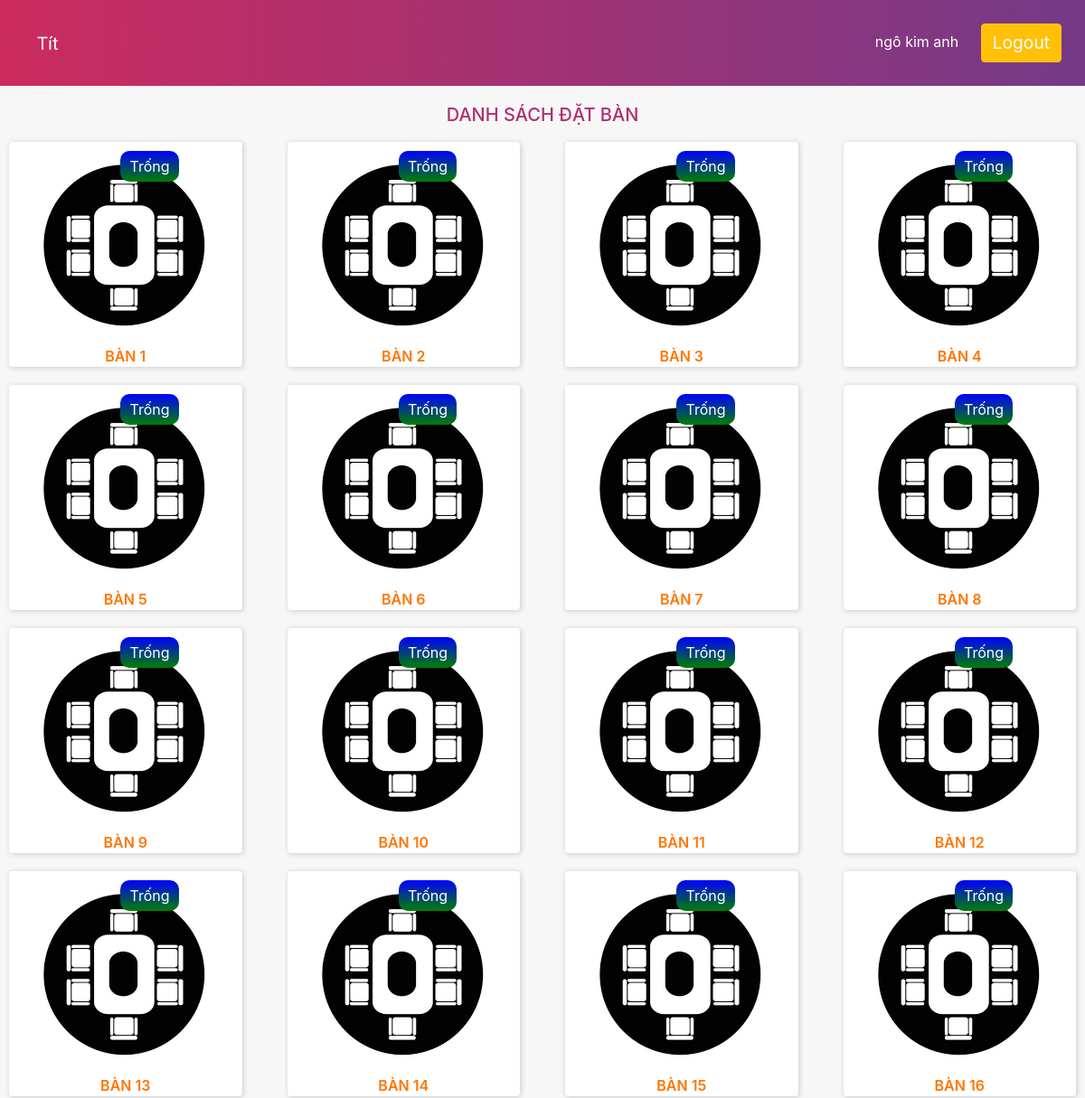
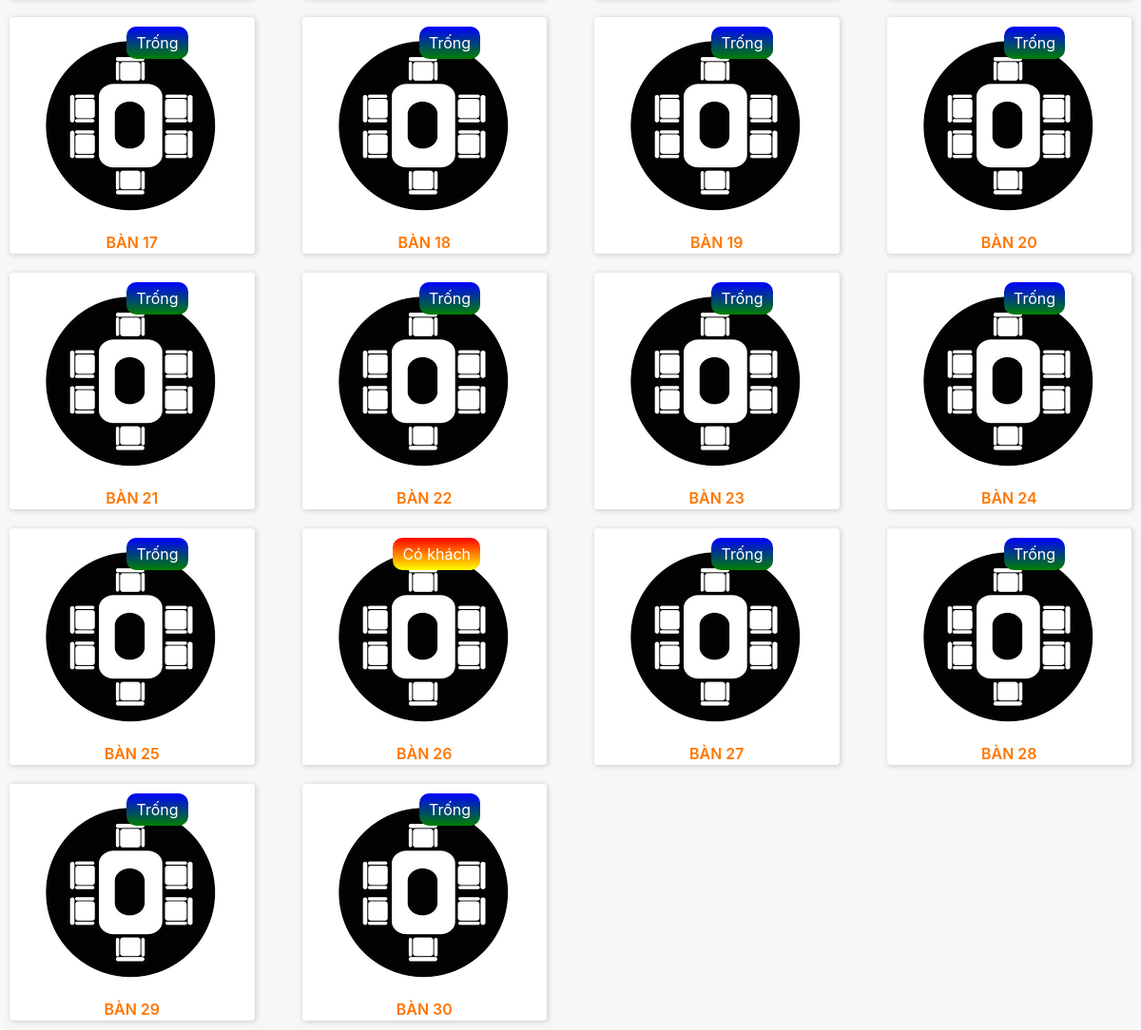
The page /php/check_book.php (signed in) on the database its author committed (2 pictures, top to bottom).
### tables this page shows
CREATE TABLE `user` (
  `id_user` int(11) NOT NULL,
  `ten_user` varchar(50) NOT NULL,
  `sdt_user` varchar(50) NOT NULL,
  `email_user` varchar(50) NOT NULL,
  `matkhau` varchar(50) NOT NULL,
  `quyen_user` tinyint(4) NOT NULL
);

CREATE TABLE `banan` (
  `id_banan` int(11) NOT NULL,
  `ten_banan` varchar(50) NOT NULL,
  `ghichu` int(11) NOT NULL
);

### php/select_book.php (the view, shortened to what this page needs)
<?php
    require("connect.php") ;
    $sql="SELECT banan.*, min(oder.trangthai) as trangthai FROM banan LEFT JOIN oder on banan.id_banan = oder.id_banan   GROUP BY banan.id_banan ORDER BY banan.id_banan";
    $result = mysqli_query($conn,$sql);
    if (mysqli_num_rows($result) > 0){
        while ($row = mysqli_fetch_assoc($result)){
            $id_banan=$row['id_banan'];
            $ten_banan = $row['ten_banan'];
?>
            <div class='col-lg-3 col-md-4'>
                <div class='table__item' >
                <a href='book_product.php?id_ban=<?php echo $id_banan; ?>' class='table__link' >
                        <img src='../image/icon_table.png' alt=''>
                        <div style="text-align:center; text-transform: uppercase;font-weight: 600;color: #ff7600;"><?php echo $ten_banan; ?></div>
                        <?php
                            if($row['trangthai']==1||$row['trangthai']==2){
                                echo '<p style="color: white;position: absolute;top: 20px;right: 95px;padding: 5px 10px; background-image: linear-gradient(red, yellow);border-radius: 10px;">Có khách</p>';
                            }else{
                                    echo '<p style="color: white;position: absolute;top: 20px;right: 95px;padding: 5px 10px; background-image: linear-gradient(blue, green);border-radius: 10px;">Trống</p>';
                            }
                            ?>
                </a>
                </div>
            </div>
        <?php
        }
    }
    else{
        echo" 0 result";
        }
?>

### php/check_book.php (shortened to what this page needs)
<?php
    require("session_user.php");
if(isset($_SESSION['login_user'])){
  $sql2="SELECT * FROM user where sdt_user = ".$_SESSION['login_user'];
  $result2 = $conn->query($sql2);
  $data = $result2->fetch_assoc();
}else{
 header("location: login.php");
}
 ?>
<!DOCTYPE html>
<html lang="en">
<head>
     <link rel="stylesheet" href="../css/style.css">
    <link rel="stylesheet" href="../css/header_user.css">
    <link rel="stylesheet" href="../css/book_product.css">
    <link rel="stylesheet" href="../css/check_book.css">
    <?php require("../css/style.php"); ?>
</head>
<body>
        <?php
require("header_checkbook.php")
         ?>
        <div class="checkbook__body ">
            <div class="checkbook__header">
                <h4 class="header__text" style="text-align:center;">DANH SÁCH ĐẶT BÀN</h4>
            </div>
        <div class="row">
            <?php require("select_book.php");?>
            </div>
        </div>
</body>
</html>

### css/style.php (shortened to what this page needs)
<link rel="stylesheet" href="https://maxcdn.bootstrapcdn.com/bootstrap/4.0.0/css/bootstrap.min.css">

### php/header_checkbook.php
<nav class="navbar navbar-expand-lg navbar-custom" style="display: flex; justify-content: space-between;"> <a class='navbar-brand' href="check_book.php">Tít </a>
    <div class="">
    <?php if(isset($_SESSION['login_user'])): ?>
        <ul class="navbar-nav nav mr-auto">
        <li class="reg_form">
            <label for="" style="margin-right: 20px;color: white;"><?=$data['ten_user']?></label>
            <a class="btn btn-warning" href="logout.php" >Logout</a>
            </li>
        </ul>
    <?php endif; ?>
    </div>
</nav>

### css/style.css (style rules this page uses)
* { margin: 0; padding: 0; }
.reg_form>a { font-size: 1.2em; margin-right: 10px; }
.navbar-brand { font-family: 'Sriracha',sans-serif; font-size: 2.5em; color: white !important; padding-left: 25px; font-weight: normal; }
.navbar-custom { background: linear-gradient(to right, rgb(204, 43, 94), rgb(117, 58, 136)); height: 95px; width: 100%; z-index: 999; }
.navbar-nav>li>a { color: white; }

### css/check_book.css (style rules this page uses)
.checkbook__body { background-color: rgb(247,247,248); height:70%; margin-top:30px; margin:auto; text-align: center; border-radius:5px ; }
.header__text { text-align: center; padding-top: 20px; font-weight: 500; font-size: 20px; color: #ad306d; }
.table__item { padding:0; background: white; text-align: center; box-shadow: 1px 1px 5px 1px #d4d4d4; border-radius: 4px; margin: 10px; }
.table__link { text-decoration: none; color:black; }

### css/style.php (style rules this page uses)
body,html { width: 100% !important; margin: 0px !important; padding: 0px !important; overflow-x: hidden !important; }

### rows shown on the page
user: ten_user "ngô kim anh"
banan: ten_banan "BÀN 1", shows "Trống"
banan: ten_banan "BÀN 2", shows "Trống"
banan: ten_banan "BÀN 3", shows "Trống"
banan: ten_banan "BÀN 4", shows "Trống"
banan: ten_banan "BÀN 5", shows "Trống"
banan: ten_banan "BÀN 6", shows "Trống"
banan: ten_banan "BÀN 7", shows "Trống"
banan: ten_banan "BÀN 8", shows "Trống"
banan: ten_banan "BÀN 9", shows "Trống"
banan: ten_banan "BÀN 10", shows "Trống"
banan: ten_banan "BÀN 11", shows "Trống"
banan: ten_banan "BÀN 12", shows "Trống"
banan: ten_banan "BÀN 13", shows "Trống"
banan: ten_banan "BÀN 14", shows "Trống"
banan: ten_banan "BÀN 15", shows "Trống"
banan: ten_banan "BÀN 16", shows "Trống"
banan: ten_banan "BÀN 17", shows "Trống"
banan: ten_banan "BÀN 18", shows "Trống"
banan: ten_banan "BÀN 19", shows "Trống"
banan: ten_banan "BÀN 20", shows "Trống"
banan: ten_banan "BÀN 21", shows "Trống"
banan: ten_banan "BÀN 22", shows "Trống"
banan: ten_banan "BÀN 23", shows "Trống"
banan: ten_banan "BÀN 24", shows "Trống"
banan: ten_banan "BÀN 25", shows "Trống"
banan: ten_banan "BÀN 26", shows "Có khách"
banan: ten_banan "BÀN 27", shows "Trống"
banan: ten_banan "BÀN 28", shows "Trống"
banan: ten_banan "BÀN 29", shows "Trống"
banan: ten_banan "BÀN 30", shows "Trống"
